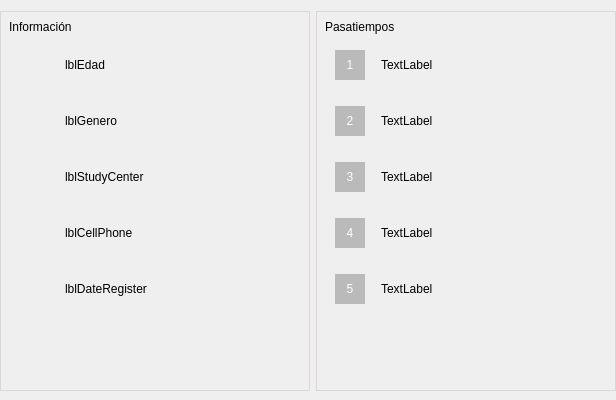
           <widget class="QGroupBox" name="groupBox_4">
            <property name="minimumSize">
             <size>
              <width>325</width>
              <height>400</height>
             </size>
            </property>
            <property name="maximumSize">
             <size>
              <width>6500</width>
              <height>400</height>
             </size>
            </property>
            <property name="styleSheet">
             <string notr="true">border: none;</string>
            </property>
            <property name="title">
             <string/>
            </property>
            <property name="alignment">
             <set>Qt::AlignCenter</set>
            </property>
            <property name="flat">
             <bool>false</bool>
            </property>
            <layout class="QGridLayout" name="gridLayout_5">
             <property name="leftMargin">
              <number>0</number>
             </property>
             <property name="rightMargin">
              <number>0</number>
             </property>
             <item row="0" column="0">
              <widget class="QGroupBox" name="groupBox_6">
               <property name="minimumSize">
                <size>
                 <width>310</width>
                 <height>380</height>
                </size>
               </property>
               <property name="maximumSize">
                <size>
                 <width>3250</width>
                 <height>380</height>
                </size>
               </property>
               <property name="styleSheet">
                <string notr="true">border: 1px solid #DCD6D6;</string>
               </property>
               <property name="title">
                <string/>
               </property>
               <layout class="QGridLayout" name="gridLayout_6">
                <item row="0" column="0">
                 <layout class="QVBoxLayout" name="verticalLayout">
                  <item>
                   <widget class="QLabel" name="label_8">
                    <property name="styleSheet">
                     <string notr="true">font: 12pt &quot;MS Shell Dlg 2&quot;;
border:none;</string>
                    </property>
                    <property name="text">
                     <string>Información</string>
                    </property>
                   </widget>
                  </item>
                  <item>
                   <layout class="QHBoxLayout" name="horizontalLayout_2">
                    <item>
                     <widget class="QGroupBox" name="groupBox_10">
                      <property name="minimumSize">
                       <size>
                        <width>50</width>
                        <height>50</height>
                       </size>
                      </property>
                      <property name="maximumSize">
                       <size>
                        <width>50</width>
                        <height>50</height>
                       </size>
                      </property>
                      <property name="styleSheet">
                       <string notr="true">border: none;</string>
                      </property>
                      <property name="title">
                       <string/>
                      </property>
                      <layout class="QGridLayout" name="gridLayout_14">
                       <property name="leftMargin">
                        <number>0</number>
                       </property>
                       <property name="topMargin">
                        <number>0</number>
                       </property>
                       <property name="rightMargin">
                        <number>0</number>
                       </property>
                       <property name="bottomMargin">
                        <number>0</number>
                       </property>
                       <item row="0" column="0">
                        <widget class="QLabel" name="label_46">
                         <property name="minimumSize">
                          <size>
                           <width>25</width>
                           <height>25</height>
                          </size>
                         </property>
                         <property name="maximumSize">
                          <size>
                           <width>25</width>
                           <height>25</height>
                          </size>
                         </property>
                         <property name="text">
                          <string/>
                         </property>
                         <property name="pixmap">
                          <pixmap resource="Resource.qrc">:/img/Resource/img/reloj-de-arena-gris.png</pixmap>
                         </property>
                         <property name="scaledContents">
                          <bool>true</bool>
                         </property>
                        </widget>
                       </item>
                      </layout>
                     </widget>
                    </item>
                    <item>
                     <widget class="QLabel" name="lblPEdad">
                      <property name="styleSheet">
                       <string notr="true">border:none;</string>
                      </property>
                      <property name="text">
                       <string>lblEdad</string>
                      </property>
                     </widget>
                    </item>
                   </layout>
                  </item>
                  <item>
                   <layout class="QHBoxLayout" name="horizontalLayout_4">
                    <item>
                     <widget class="QGroupBox" name="groupBox_11">
                      <property name="minimumSize">
                       <size>
                        <width>50</width>
                        <height>50</height>
                       </size>
                      </property>
                      <property name="maximumSize">
                       <size>
                        <width>50</width>
                        <height>50</height>
                       </size>
                      </property>
                      <property name="styleSheet">
                       <string notr="true">border: none;</string>
                      </property>
                      <property name="title">
                       <string/>
                      </property>
                      <layout class="QGridLayout" name="gridLayout_15">
                       <property name="leftMargin">
                        <number>0</number>
                       </property>
                       <property name="topMargin">
                        <number>0</number>
                       </property>
                       <property name="rightMargin">
                        <number>0</number>
                       </property>
                       <property name="bottomMargin">
                        <number>0</number>
                       </property>
                       <item row="0" column="0">
                        <widget class="QLabel" name="label_60">
                         <property name="minimumSize">
                          <size>
                           <width>25</width>
                           <height>25</height>
                          </size>
                         </property>
                         <property name="maximumSize">
                          <size>
                           <width>25</width>
                           <height>25</height>
                          </size>
                         </property>
                         <property name="text">
                          <string/>
                         </property>
                         <property name="pixmap">
                          <pixmap resource="Resource.qrc">:/img/Resource/img/generos-gris.png</pixmap>
                         </property>
                         <property name="scaledContents">
                          <bool>true</bool>
                         </property>
                        </widget>
                       </item>
                      </layout>
                     </widget>
                    </item>
                    <item>
                     <widget class="QLabel" name="lblPGenero">
                      <property name="styleSheet">
                       <string notr="true">border:none;</string>
                      </property>
                      <property name="text">
                       <string>lblGenero</string>
                      </property>
                     </widget>
                    </item>
                   </layout>
                  </item>
                  <item>
                   <layout class="QHBoxLayout" name="horizontalLayout_5">
                    <item>
                     <widget class="QGroupBox" name="groupBox_12">
                      <property name="minimumSize">
                       <size>
                        <width>50</width>
                        <height>50</height>
                       </size>
                      </property>
                      <property name="maximumSize">
                       <size>
                        <width>50</width>
                        <height>50</height>
                       </size>
                      </property>
                      <property name="styleSheet">
                       <string notr="true">border: none;</string>
                      </property>
                      <property name="title">
                       <string/>
                      </property>
                      <layout class="QGridLayout" name="gridLayout_16">
                       <property name="leftMargin">
                        <number>0</number>
                       </property>
                       <property name="topMargin">
                        <number>0</number>
                       </property>
                       <property name="rightMargin">
                        <number>0</number>
                       </property>
                       <property name="bottomMargin">
                        <number>0</number>
                       </property>
                       <item row="0" column="0">
                        <widget class="QLabel" name="label_61">
                         <property name="minimumSize">
                          <size>
                           <width>25</width>
                           <height>25</height>
                          </size>
                         </property>
                         <property name="maximumSize">
                          <size>
                           <width>25</width>
                           <height>25</height>
                          </size>
                         </property>
                         <property name="text">
                          <string/>
                         </property>
                         <property name="pixmap">
                          <pixmap resource="Resource.qrc">:/img/Resource/img/graduacion-gray.png</pixmap>
                         </property>
                         <property name="scaledContents">
                          <bool>true</bool>
                         </property>
                        </widget>
                       </item>
                      </layout>
                     </widget>
                    </item>
                    <item>
                     <widget class="QLabel" name="lblPCentroEstudio">
                      <property name="styleSheet">
                       <string notr="true">border:none;</string>
                      </property>
                      <property name="text">
                       <string>lblStudyCenter</string>
                      </property>
                      <property name="wordWrap">
                       <bool>true</bool>
                      </property>
                     </widget>
                    </item>
                   </layout>
                  </item>
                  <item>
                   <layout class="QHBoxLayout" name="horizontalLayout_11">
                    <item>
                     <widget class="QGroupBox" name="groupBox_13">
                      <property name="minimumSize">
                       <size>
                        <width>50</width>
                        <height>50</height>
                       </size>
                      </property>
                      <property name="maximumSize">
                       <size>
                        <width>50</width>
                        <height>50</height>
                       </size>
                      </property>
                      <property name="styleSheet">
                       <string notr="true">border: none;</string>
                      </property>
                      <property name="title">
                       <string/>
                      </property>
                      <layout class="QGridLayout" name="gridLayout_17">
                       <property name="leftMargin">
                        <number>0</number>
                       </property>
                       <property name="topMargin">
                        <number>0</number>
                       </property>
                       <property name="rightMargin">
                        <number>0</number>
                       </property>
                       <property name="bottomMargin">
                        <number>0</number>
                       </property>
                       <item row="0" column="0">
                        <widget class="QLabel" name="label_67">
                         <property name="minimumSize">
                          <size>
                           <width>25</width>
                           <height>25</height>
                          </size>
                         </property>
                         <property name="maximumSize">
                          <size>
                           <width>25</width>
                           <height>25</height>
                          </size>
                         </property>
                         <property name="text">
                          <string/>
                         </property>
                         <property name="pixmap">
                          <pixmap resource="Resource.qrc">:/img/Resource/img/telefono-gris.png</pixmap>
                         </property>
                         <property name="scaledContents">
                          <bool>true</bool>
                         </property>
                        </widget>
                       </item>
                      </layout>
                     </widget>
                    </item>
                    <item>
                     <widget class="QLabel" name="lblPCellPhone">
                      <property name="styleSheet">
                       <string notr="true">border:none;</string>
                      </property>
                      <property name="text">
                       <string>lblCellPhone</string>
                      </property>
                     </widget>
                    </item>
                   </layout>
                  </item>
                  <item>
                   <layout class="QHBoxLayout" name="horizontalLayout_12">
                    <item>
                     <widget class="QGroupBox" name="groupBox_14">
                      <property name="minimumSize">
                       <size>
                        <width>50</width>
                        <height>50</height>
                       </size>
                      </property>
                      <property name="maximumSize">
                       <size>
                        <width>50</width>
                        <height>50</height>
                       </size>
                      </property>
                      <property name="styleSheet">
                       <string notr="true">border: none;</string>
                      </property>
                      <property name="title">
                       <string/>
                      </property>
                      <layout class="QGridLayout" name="gridLayout_18">
                       <property name="leftMargin">
                        <number>0</number>
                       </property>
                       <property name="topMargin">
                        <number>0</number>
                       </property>
                       <property name="rightMargin">
                        <number>0</number>
                       </property>
                       <property name="bottomMargin">
                        <number>0</number>
                       </property>
                       <item row="0" column="0">
                        <widget class="QLabel" name="label_73">
                         <property name="minimumSize">
                          <size>
                           <width>25</width>
                           <height>25</height>
                          </size>
                         </property>
                         <property name="maximumSize">
                          <size>
                           <width>25</width>
                           <height>25</height>
                          </size>
                         </property>
                         <property name="text">
                          <string/>
                         </property>
                         <property name="pixmap">
                          <pixmap resource="Resource.qrc">:/img/Resource/img/calendario-gris.png</pixmap>
                         </property>
                         <property name="scaledContents">
                          <bool>true</bool>
                         </property>
                        </widget>
                       </item>
                      </layout>
                     </widget>
                    </item>
                    <item>
                     <widget class="QLabel" name="lblPFechaRegistro">
                      <property name="styleSheet">
                       <string notr="true">border:none;</string>
                      </property>
                      <property name="text">
                       <string>lblDateRegister</string>
                      </property>
                     </widget>
                    </item>
                   </layout>
                  </item>
                  <item>
                   <spacer name="verticalSpacer">
                    <property name="orientation">
                     <enum>Qt::Vertical</enum>
                    </property>
                    <property name="sizeHint" stdset="0">
                     <size>
                      <width>20</width>
                      <height>40</height>
                     </size>
                    </property>
                   </spacer>
                  </item>
                 </layout>
                </item>
               </layout>
              </widget>
             </item>
             <item row="0" column="1">
              <widget class="QGroupBox" name="groupBox_5">
               <property name="minimumSize">
                <size>
                 <width>300</width>
                 <height>380</height>
                </size>
               </property>
               <property name="maximumSize">
                <size>
                 <width>3250</width>
                 <height>380</height>
                </size>
               </property>
               <property name="styleSheet">
                <string notr="true">border: 1px solid #DCD6D6;</string>
               </property>
               <property name="title">
                <string/>
               </property>
               <layout class="QGridLayout" name="gridLayout_7">
                <item row="0" column="0">
                 <layout class="QVBoxLayout" name="verticalLayout_2">
                  <item>
                   <widget class="QLabel" name="label_7">
                    <property name="styleSheet">
                     <string notr="true">font: 12pt &quot;MS Shell Dlg 2&quot;;
border:none;</string>
                    </property>
                    <property name="text">
                     <string>Pasatiempos</string>
                    </property>
                   </widget>
                  </item>
                  <item>
                   <layout class="QHBoxLayout" name="horizontalLayout_6">
                    <item>
                     <widget class="QLabel" name="label_13">
                      <property name="minimumSize">
                       <size>
                        <width>50</width>
                        <height>50</height>
                       </size>
                      </property>
                      <property name="maximumSize">
                       <size>
                        <width>50</width>
                        <height>50</height>
                       </size>
                      </property>
                      <property name="styleSheet">
                       <string notr="true">font: 75 11pt &quot;MS Shell Dlg 2&quot;;
color: white;
margin: 10px 10px 10px 10px;
background-color: #BABABA;
border:none;</string>
                      </property>
                      <property name="text">
                       <string>1</string>
                      </property>
                      <property name="alignment">
                       <set>Qt::AlignCenter</set>
                      </property>
                     </widget>
                    </item>
                    <item>
                     <widget class="QLabel" name="lblPP1">
                      <property name="styleSheet">
                       <string notr="true">border:none;</string>
                      </property>
                      <property name="text">
                       <string>TextLabel</string>
                      </property>
                     </widget>
                    </item>
                   </layout>
                  </item>
                  <item>
                   <layout class="QHBoxLayout" name="horizontalLayout_7">
                    <item>
                     <widget class="QLabel" name="label_15">
                      <property name="minimumSize">
                       <size>
                        <width>50</width>
                        <height>50</height>
                       </size>
                      </property>
                      <property name="maximumSize">
                       <size>
                        <width>50</width>
                        <height>50</height>
                       </size>
                      </property>
                      <property name="styleSheet">
                       <string notr="true">font: 75 11pt &quot;MS Shell Dlg 2&quot;;
color: white;
margin: 10px 10px 10px 10px;
background-color: #BABABA;
border:none;</string>
                      </property>
                      <property name="text">
                       <string>2</string>
                      </property>
                      <property name="alignment">
                       <set>Qt::AlignCenter</set>
                      </property>
                     </widget>
                    </item>
                    <item>
                     <widget class="QLabel" name="lblPP2">
                      <property name="styleSheet">
                       <string notr="true">border:none;</string>
                      </property>
                      <property name="text">
                       <string>TextLabel</string>
                      </property>
                     </widget>
                    </item>
                   </layout>
                  </item>
                  <item>
                   <layout class="QHBoxLayout" name="horizontalLayout_8">
                    <item>
                     <widget class="QLabel" name="label_17">
                      <property name="minimumSize">
                       <size>
                        <width>50</width>
                        <height>50</height>
                       </size>
                      </property>
                      <property name="maximumSize">
                       <size>
                        <width>50</width>
                        <height>50</height>
                       </size>
                      </property>
                      <property name="styleSheet">
                       <string notr="true">font: 75 11pt &quot;MS Shell Dlg 2&quot;;
color: white;
margin: 10px 10px 10px 10px;
background-color: #BABABA;
border:none;</string>
                      </property>
                      <property name="text">
                       <string>3</string>
                      </property>
                      <property name="alignment">
                       <set>Qt::AlignCenter</set>
                      </property>
                     </widget>
                    </item>
                    <item>
                     <widget class="QLabel" name="lblPP3">
                      <property name="styleSheet">
                       <string notr="true">border:none;</string>
                      </property>
                      <property name="text">
                       <string>TextLabel</string>
                      </property>
                     </widget>
                    </item>
                   </layout>
                  </item>
                  <item>
                   <layout class="QHBoxLayout" name="horizontalLayout_9">
                    <item>
                     <widget class="QLabel" name="label_19">
                      <property name="minimumSize">
                       <size>
                        <width>50</width>
                        <height>50</height>
                       </size>
                      </property>
                      <property name="maximumSize">
                       <size>
                        <width>50</width>
                        <height>50</height>
                       </size>
                      </property>
                      <property name="styleSheet">
                       <string notr="true">font: 75 11pt &quot;MS Shell Dlg 2&quot;;
color: white;
margin: 10px 10px 10px 10px;
background-color: #BABABA;
border:none;</string>
                      </property>
                      <property name="text">
                       <string>4</string>
                      </property>
                      <property name="alignment">
                       <set>Qt::AlignCenter</set>
                      </property>
                     </widget>
                    </item>
                    <item>
                     <widget class="QLabel" name="lblPP4">
                      <property name="styleSheet">
                       <string notr="true">border:none;</string>
                      </property>
                      <property name="text">
                       <string>TextLabel</string>
                      </property>
                     </widget>
                    </item>
                   </layout>
                  </item>
                  <item>
                   <layout class="QHBoxLayout" name="horizontalLayout_10">
                    <item>
                     <widget class="QLabel" name="label_21">
                      <property name="minimumSize">
                       <size>
                        <width>50</width>
                        <height>50</height>
                       </size>
                      </property>
                      <property name="maximumSize">
                       <size>
                        <width>50</width>
                        <height>50</height>
                       </size>
                      </property>
                      <property name="styleSheet">
                       <string notr="true">font: 75 11pt &quot;MS Shell Dlg 2&quot;;
color: white;
margin: 10px 10px 10px 10px;
background-color: #BABABA;
border:none;</string>
                      </property>
                      <property name="text">
                       <string>5</string>
                      </property>
                      <property name="alignment">
                       <set>Qt::AlignCenter</set>
                      </property>
                     </widget>
                    </item>
                    <item>
                     <widget class="QLabel" name="lblPP5">
                      <property name="styleSheet">
                       <string notr="true">border:none;</string>
                      </property>
                      <property name="text">
                       <string>TextLabel</string>
                      </property>
                     </widget>
                    </item>
                   </layout>
                  </item>
                  <item>
                   <spacer name="verticalSpacer_2">
                    <property name="orientation">
                     <enum>Qt::Vertical</enum>
                    </property>
                    <property name="sizeHint" stdset="0">
                     <size>
                      <width>20</width>
                      <height>40</height>
                     </size>
                    </property>
                   </spacer>
                  </item>
                 </layout>
                </item>
               </layout>
              </widget>
             </item>
            </layout>
           </widget>
